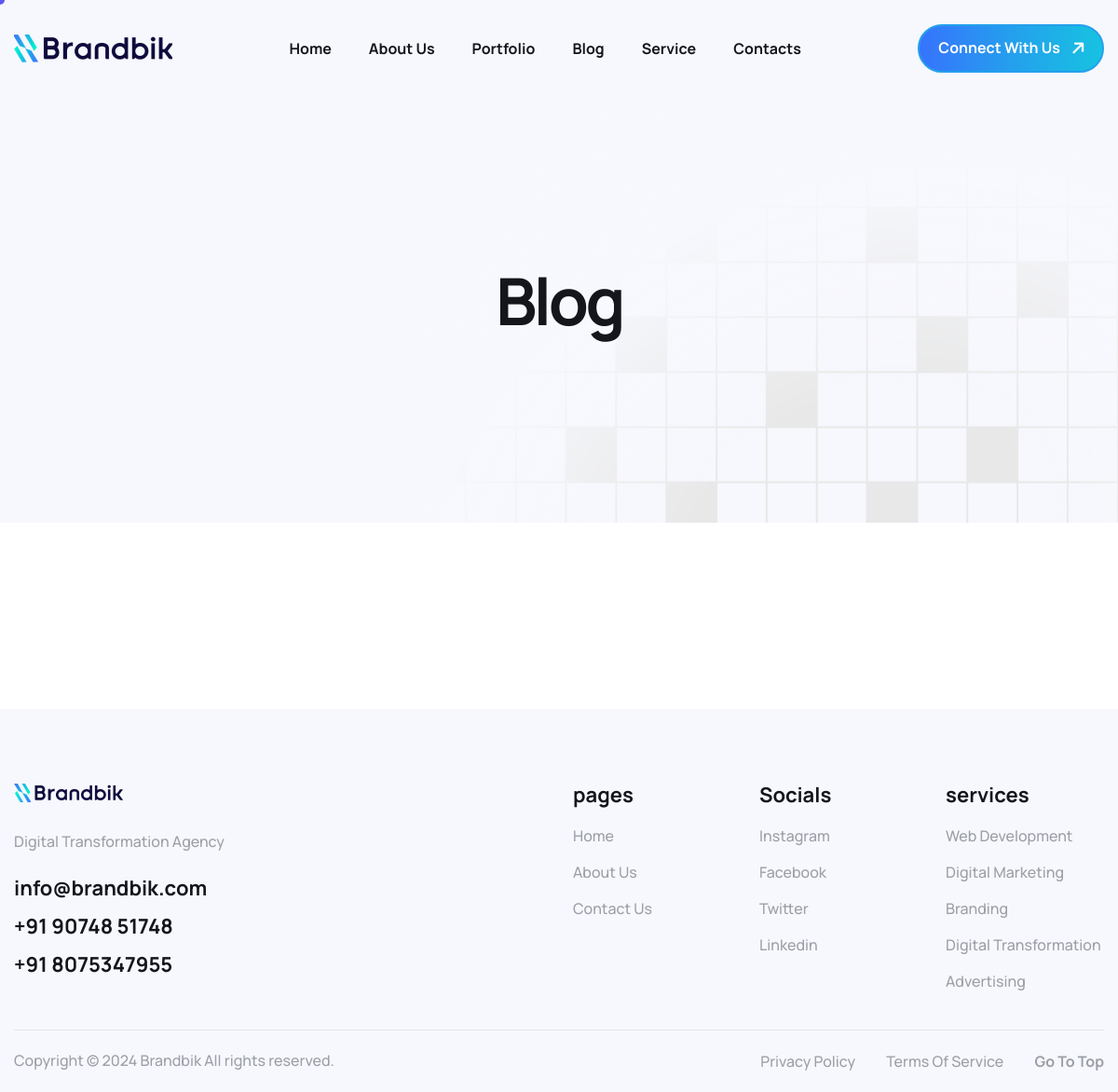
/blog/, run on an earlier commit of the app's database.
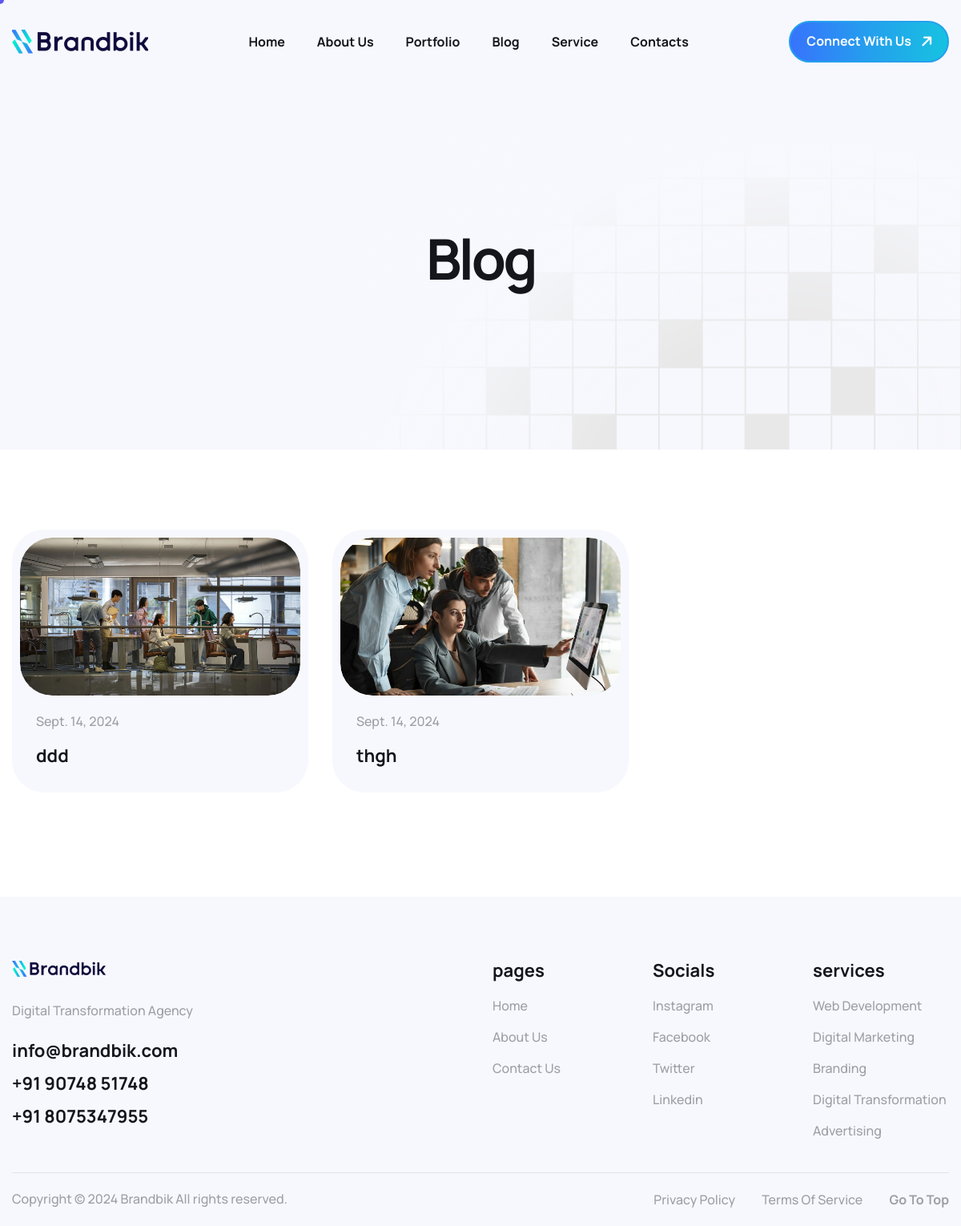
And on a later commit of the database.
### web/models.py (models this page shows, shortened)
class Blog(models.Model):
    title = models.CharField(max_length=200)
    slug = models.SlugField(unique=True, max_length=100, blank=True)
    content = HTMLField(null=True,blank=True)
    image = models.ImageField(upload_to='blog_images/')
    date = models.DateField(auto_now_add=True)
    meta_title = models.CharField(max_length=150)  # New field for meta title
    meta_description = models.TextField()  # New field for meta description
    alt_text = models.CharField(max_length=150)
    def get_absolute_url(self):
        return reverse_lazy("blog_detail", kwargs={"slug": self.slug})
    class Meta:
        ordering = ('date',)
        verbose_name = ('Blog')
        verbose_name_plural = ("Blogs")

### web/views.py (the view)
# urls.py: 2. Add a URL to urlpatterns:  path('blog/', include('blog.urls'))
def blog(request):
    blogs = Blog.objects.all()
    context = {"is_blog": True,
               "blogs": blogs}
    return render(request, "web/blog.html", context)

### template/web/blog.html (shortened to what this page needs)
{% load static %}
<!DOCTYPE html>
<html lang="zxx">
<head>
    <link rel="stylesheet" href="https://cdnjs.cloudflare.com/ajax/libs/font-awesome/6.6.0/css/all.min.css" />
    <link href="{% static "css/bootstrap.min.css" %}" rel="stylesheet" media="screen">
    <link href="{% static "css/slicknav.min.css" %}" rel="stylesheet">
    <link rel="stylesheet" href"{% static "css/swiper-bundle.min.css" %}">
    <link href="{% static "css/all.css" %}" rel="stylesheet" media="screen">
    <link href="{% static "css/animate.css" %}" rel="stylesheet">
    <link rel="stylesheet" href="{% static "css/magnific-popup.css" %}">
    <link href="{% static "css/custom.css" %}" rel="stylesheet" media="screen">
</head>
<body class="tt-magic-cursor">
    <div id="magic-cursor">
    </div>
    <header class="main-header">
        <div class="header-sticky">
            <nav class="navbar navbar-expand-lg">
                <div class="container">
                    <a class="navbar-brand" href="index.html">
                        <img src="{% static "images/branbik logo re.png" %}" alt="Logo">
                    </a>
                    <div class="collapse navbar-collapse main-menu">
                        <div class="nav-menu-wrapper">
                            <ul class="navbar-nav mr-auto" id="menu">
                                <li class="nav-item "><a class="nav-link" href="{% url "index" %}">home</a>
                                </li>
                                <li class="nav-item"><a class="nav-link" href="{% url "about" %}">about us</a></li>
                                <li class="nav-item"><a class="nav-link" href="{% url "portfolio" %}">portfolio</a></li>
                                <li class="nav-item"><a class="nav-link" href="{% url "blog" %}">Blog</a></li>
                                <li class="nav-item"><a class="nav-link" href="{% url "service" %}">Service</a></li>
                                <li class="nav-item"><a class="nav-link" href="{% url "contact" %}">contacts</a></li>
                            </ul>
                        </div>
                        <div class="header-btn d-inline-flex">
                            <a href="https://api.whatsapp.com/send?phone=9074851748
                            &text=Hello!" class="btn-default">Connect with us</a>
                        </div>
                    </div>
                </div>
            </nav>
        </div>
    </header>
	<div class="page-header">
		<div class="container">
			<div class="row">
				<div class="col-lg-12">
					<div class="page-header-box">
						<h1 class="text-anime-style-3">Blog</h1>
					</div>
				</div>
			</div>
		</div>
	</div>
	<div class="latest-news our-blog">
        <div class="container">
			<div class="row">
				{% for blog in blogs %}
				<div class="col-lg-4 col-md-6">
					<div class="blog-item wow fadeInUp" data-wow-delay="0.25s">
						<div class="post-featured-image">
							<figure class="image-anime">
								<a href="#"><img src="{{ blog.image.url }}" alt=""></a>
							</figure>
						</div>
						<div class="post-item-body">
                            <p><a href="#">{{ blog.date }}</a></p>
                            <h2>
                                <a href="{{blog.get_absolute_url}}">
                                    {% if blog.title|length > 45 %}
                                        {{ blog.title|slice:":45" }}...
                                    {% else %}
                                        {{ blog.title }}
                                    {% endif %}
                                </a>
                            </h2>
						</div>
					</div>
				</div>
               {% endfor %}
			</div>
		</div>
	</div>
	<footer class="main-footer">
        <div class="container">
            <div class="row">
                <div class="col-md-12">
                    <div class="mega-footer">
                        <div class="row">
                            <div class="col-lg-6 col-md-12">
                                <div class="footer-about">
                                    <figure>
                                        <img src="{% static "images/branbik logo 1.png" %}" alt="">
                                    </figure>
                                    <p>Digital Transformation Agency</p>
                                    <ul>
                                        <li><a href="info@brandbik.com">info@brandbik.com</a></li>
                                        <li><a href="+91 90748 51748">+91 90748 51748
                                            </a></li>
                                        <li><a href="+91 8075347955
                                            ">+91 8075347955
                                            </a></li>
                                    </ul>
                                </div>
                            </div>
                            <div class="col-lg-2 col-md-4">
                                <div class="footer-links">
                                    <h2>pages</h2>
                                    <ul>
                                        <li><a href="#">Home</a></li>
                                        <li><a href="#">About Us</a></li>
                                        <li><a href="#contact-us.html">Contact Us</a></li>
                                    </ul>
                                </div>
                            </div>
                            <div class="col-lg-2 col-md-4">
                                <div class="footer-links">
                                    <h2>Socials</h2>
                                    <ul>
                                        <li><a href="https://www.instagram.com/brandbik_creatives?igsh=MWo0Nm9vZzRuZzJhdA==
                                            ">instagram</a></li>
                                        <li><a href="#">facebook</a></li>
                                        <li><a href="https://x.com/brandbik?t=TgQKNPUWVKHGhGHD-yaAdg&s=08">twitter</a>
                                        </li>
                                        <li><a href="https://www.linkedin.com/company/brandbik-creatives/
                                            ">linkedin</a></li>
                                    </ul>
                                </div>
                            </div>
                            <div class="col-lg-2 col-md-4">
                                <div class="footer-links">
                                    <h2>services</h2>
                                    <ul>
                                        <li><a href="#">Web development</a></li>
                                        <li><a href="#">Digital Marketing</a></li>
                                        <li><a href="#">Branding</a></li>
                                        <li>Digital Transformation
                                        </li>
                                        <li><a href="#">Advertising</a></li>
                                    </ul>
                                </div>
                            </div>
                        </div>
                    </div>
                    <div class="footer-copyright">
                        <div class="row align-items-center">
                            <div class="col-lg-6">
                                <div class="footer-copyright-text">
                                    <p>Copyright © 2024 Brandbik All rights reserved.</p>
                                </div>
                            </div>
                            <div class="col-lg-6">
                                <div class="footer-policy-links">
                                    <ul>
                                        <li><a href="#">privacy policy</a></li>
                                        <li><a href="#">terms of service</a></li>
                                        <li class="highlighted"><a href="#top">go to top</a></li>
                                    </ul>
                                </div>
                            </div>
                        </div>
                    </div>
                </div>
            </div>
        </div>
    </footer>
</body>
</html>

What changed in the data, as far as the page shows it:
added Blog: image (picture), date "Sept. 14, 2024", title "ddd"
added Blog: image (picture), date "Sept. 14, 2024", title "thgh"
